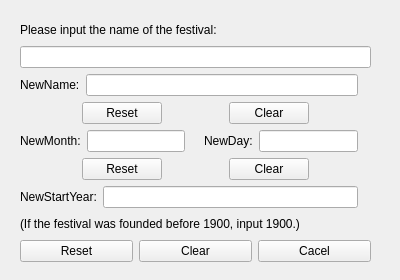
<?xml version="1.0" encoding="UTF-8"?>
<ui version="4.0">
 <class>ResetDateFestival</class>
 <widget class="QWidget" name="ResetDateFestival">
  <property name="geometry">
   <rect>
    <x>0</x>
    <y>0</y>
    <width>400</width>
    <height>280</height>
   </rect>
  </property>
  <property name="minimumSize">
   <size>
    <width>400</width>
    <height>280</height>
   </size>
  </property>
  <property name="maximumSize">
   <size>
    <width>400</width>
    <height>280</height>
   </size>
  </property>
  <property name="windowTitle">
   <string>Form</string>
  </property>
  <widget class="QWidget" name="layoutWidget">
   <property name="geometry">
    <rect>
     <x>20</x>
     <y>20</y>
     <width>351</width>
     <height>242</height>
    </rect>
   </property>
   <layout class="QVBoxLayout" name="verticalLayout">
    <item>
     <widget class="QLabel" name="label">
      <property name="text">
       <string>Please input the name of the festival:</string>
      </property>
     </widget>
    </item>
    <item>
     <widget class="QLineEdit" name="lineEdit_Name"/>
    </item>
    <item>
     <layout class="QHBoxLayout" name="horizontalLayout">
      <item>
       <widget class="QLabel" name="label_2">
        <property name="text">
         <string>NewName:</string>
        </property>
       </widget>
      </item>
      <item>
       <widget class="QLineEdit" name="lineEdit_newname"/>
      </item>
      <item>
       <widget class="QLabel" name="label_9">
        <property name="text">
         <string/>
        </property>
       </widget>
      </item>
     </layout>
    </item>
    <item>
     <layout class="QHBoxLayout" name="horizontalLayout_4">
      <item>
       <widget class="QLabel" name="label_10">
        <property name="text">
         <string/>
        </property>
       </widget>
      </item>
      <item>
       <widget class="QPushButton" name="ResetButton_1">
        <property name="text">
         <string>Reset</string>
        </property>
       </widget>
      </item>
      <item>
       <widget class="QLabel" name="label_7">
        <property name="text">
         <string/>
        </property>
       </widget>
      </item>
      <item>
       <widget class="QPushButton" name="ClearButton_1">
        <property name="text">
         <string>Clear</string>
        </property>
       </widget>
      </item>
      <item>
       <widget class="QLabel" name="label_11">
        <property name="text">
         <string/>
        </property>
       </widget>
      </item>
     </layout>
    </item>
    <item>
     <layout class="QHBoxLayout" name="horizontalLayout_2">
      <item>
       <widget class="QLabel" name="label_3">
        <property name="text">
         <string>NewMonth:</string>
        </property>
       </widget>
      </item>
      <item>
       <widget class="QLineEdit" name="lineEdit_newmonth"/>
      </item>
      <item>
       <widget class="QLabel" name="label_14">
        <property name="text">
         <string/>
        </property>
       </widget>
      </item>
      <item>
       <widget class="QLabel" name="label_4">
        <property name="text">
         <string>NewDay:</string>
        </property>
       </widget>
      </item>
      <item>
       <widget class="QLineEdit" name="lineEdit_newday"/>
      </item>
      <item>
       <widget class="QLabel" name="label_15">
        <property name="text">
         <string/>
        </property>
       </widget>
      </item>
     </layout>
    </item>
    <item>
     <layout class="QHBoxLayout" name="horizontalLayout_5">
      <item>
       <widget class="QLabel" name="label_12">
        <property name="text">
         <string/>
        </property>
       </widget>
      </item>
      <item>
       <widget class="QPushButton" name="ResetButton_2">
        <property name="text">
         <string>Reset</string>
        </property>
       </widget>
      </item>
      <item>
       <widget class="QLabel" name="label_8">
        <property name="text">
         <string/>
        </property>
       </widget>
      </item>
      <item>
       <widget class="QPushButton" name="ClearButton_2">
        <property name="text">
         <string>Clear</string>
        </property>
       </widget>
      </item>
      <item>
       <widget class="QLabel" name="label_13">
        <property name="text">
         <string/>
        </property>
       </widget>
      </item>
     </layout>
    </item>
    <item>
     <layout class="QHBoxLayout" name="horizontalLayout_3">
      <item>
       <widget class="QLabel" name="label_5">
        <property name="text">
         <string>NewStartYear:</string>
        </property>
       </widget>
      </item>
      <item>
       <widget class="QLineEdit" name="lineEdit_Newyear"/>
      </item>
      <item>
       <widget class="QLabel" name="label_16">
        <property name="text">
         <string/>
        </property>
       </widget>
      </item>
     </layout>
    </item>
    <item>
     <widget class="QLabel" name="label_6">
      <property name="text">
       <string>(If the festival was founded before 1900, input 1900.)</string>
      </property>
     </widget>
    </item>
    <item>
     <layout class="QHBoxLayout" name="horizontalLayout_6">
      <item>
       <widget class="QPushButton" name="ResetButton_3">
        <property name="text">
         <string>Reset</string>
        </property>
       </widget>
      </item>
      <item>
       <widget class="QPushButton" name="ClearButton_3">
        <property name="text">
         <string>Clear</string>
        </property>
       </widget>
      </item>
      <item>
       <widget class="QPushButton" name="CancelButton">
        <property name="text">
         <string>Cacel</string>
        </property>
       </widget>
      </item>
     </layout>
    </item>
   </layout>
  </widget>
 </widget>
 <resources/>
 <connections/>
</ui>
